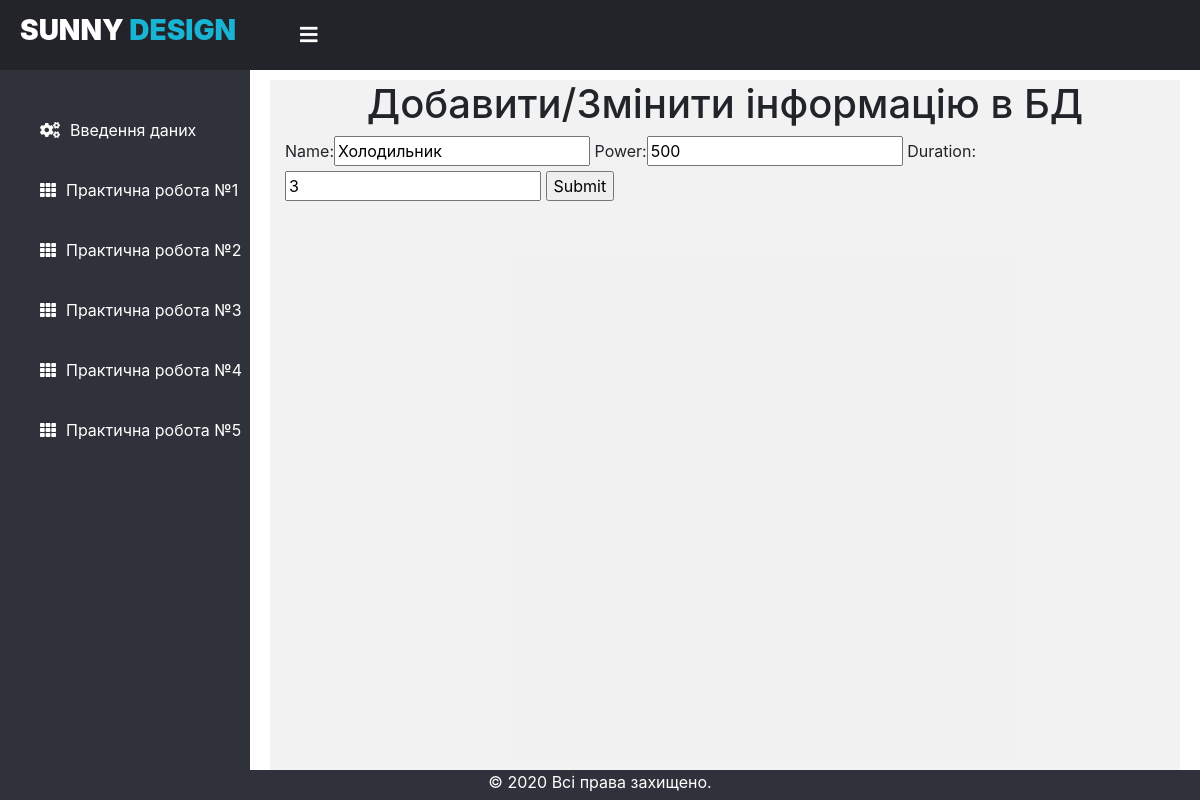
Screenshot of /laba/laba3/update_element/9 with the database file from the repository.
### laba/models.py (models this page shows)
class electricalAppliances(models.Model):
    name = models.CharField(max_length=30)
    power = models.IntegerField(validators=[MinValueValidator(1)])
    duration = models.IntegerField(validators=[MinValueValidator(1)], default=50)

### laba/views.py (the view)
# urls.py: path('laba3/update_element/<int:pk>', views.FormView3.update_element, name='laba3update'),
	def update_element(request, pk):
		device = electricalAppliances.objects.get(id=pk)
		form = electricalAppliancesForm(instance=device)
		if request.method == 'POST':
			form = electricalAppliancesForm(request.POST, instance=device)
			if form.is_valid():
				form.save()
				return redirect('/laba/laba3/')
		context = {'form': form}
		return render(request, 'laba3_element_form.html', context)

### laba/forms.py
class electricalAppliancesForm(forms.ModelForm):
    class Meta:
        model = electricalAppliances
        fields = '__all__'

### templates/laba3_element_form.html (shortened to what this page needs)
{% extends "dashboard.html" %}
{% load static %}
    {% block head %}
    {{ block.super }}
    <link rel="stylesheet" href="https://stackpath.bootstrapcdn.com/bootstrap/4.5.2/css/bootstrap.min.css">
    <link rel="stylesheet" href="https://cdn.jsdelivr.net/npm/bootstrap-select@1.13.14/dist/css/bootstrap-select.min.css">
    <link rel="stylesheet" href="{% static 'css/style_new.css' %}">
    {% endblock %}
  {% block content %}
    <div class="container" id="gray_block" style="height: 88vh;">
      <h1 align="center">Добавити/Змінити інформацію в БД</h1>
    <form action=""  method="post">
        {{ form }}
        <input type="submit" name="submit">
      </form>
    </div>
{% endblock %}

### static/css/style.css (style rules this page uses)
body { margin: 0; padding: 0; font-family: "Roboto", sans-serif; }

### static/css/style_new.css (style rules this page uses)
#gray_block { background-color: rgb(201, 201, 201, 0.25); height: 340px; }

### rows the page displays
electricalAppliances: name "Холодильник", power "500", duration "3"
